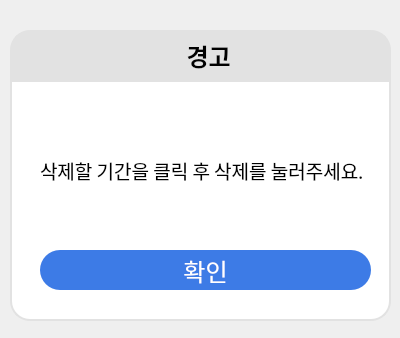
<?xml version="1.0" encoding="UTF-8"?>
<ui version="4.0">
 <class>Dialog</class>
 <widget class="QDialog" name="Dialog">
  <property name="geometry">
   <rect>
    <x>0</x>
    <y>0</y>
    <width>400</width>
    <height>338</height>
   </rect>
  </property>
  <property name="windowTitle">
   <string>Progressing...</string>
  </property>
  <widget class="QLabel" name="label_32">
   <property name="geometry">
    <rect>
     <x>10</x>
     <y>80</y>
     <width>381</width>
     <height>241</height>
    </rect>
   </property>
   <property name="styleSheet">
    <string notr="true">background-color: rgb(255, 255, 255);
border-bottom-right-radius: 20px;
border-bottom-left-radius: 20px;
border: 2px solid #E2E2E2;</string>
   </property>
   <property name="text">
    <string/>
   </property>
  </widget>
  <widget class="QPushButton" name="okBtn_warning_step1">
   <property name="geometry">
    <rect>
     <x>40</x>
     <y>250</y>
     <width>331</width>
     <height>40</height>
    </rect>
   </property>
   <property name="font">
    <font>
     <family>나눔스퀘어 Bold</family>
     <pointsize>18</pointsize>
    </font>
   </property>
   <property name="cursor">
    <cursorShape>PointingHandCursor</cursorShape>
   </property>
   <property name="styleSheet">
    <string notr="true">color: white;
background-color: #3D7BE6;
border-radius: 20px;</string>
   </property>
   <property name="text">
    <string>확인</string>
   </property>
  </widget>
  <widget class="QLabel" name="label">
   <property name="geometry">
    <rect>
     <x>10</x>
     <y>30</y>
     <width>381</width>
     <height>51</height>
    </rect>
   </property>
   <property name="font">
    <font>
     <family>나눔스퀘어 Bold</family>
     <pointsize>18</pointsize>
     <weight>75</weight>
     <bold>true</bold>
    </font>
   </property>
   <property name="styleSheet">
    <string notr="true">background-color: #E2E2E2;
border-top-right-radius: 20px;
border-top-left-radius: 20px;
border: 2px solid #E2E2E2;</string>
   </property>
   <property name="text">
    <string>   경고</string>
   </property>
   <property name="alignment">
    <set>Qt::AlignCenter</set>
   </property>
  </widget>
  <widget class="QLabel" name="label_2">
   <property name="geometry">
    <rect>
     <x>130</x>
     <y>36</y>
     <width>40</width>
     <height>40</height>
    </rect>
   </property>
   <property name="text">
    <string/>
   </property>
   <property name="pixmap">
    <pixmap>free-icon-warning-sign-1159424.png</pixmap>
   </property>
   <property name="scaledContents">
    <bool>true</bool>
   </property>
  </widget>
  <widget class="QLabel" name="label_3">
   <property name="geometry">
    <rect>
     <x>40</x>
     <y>160</y>
     <width>331</width>
     <height>21</height>
    </rect>
   </property>
   <property name="font">
    <font>
     <family>나눔스퀘어</family>
     <pointsize>14</pointsize>
    </font>
   </property>
   <property name="text">
    <string>삭제할 기간을 클릭 후 삭제를 눌러주세요.</string>
   </property>
  </widget>
 </widget>
 <resources/>
 <connections/>
</ui>
